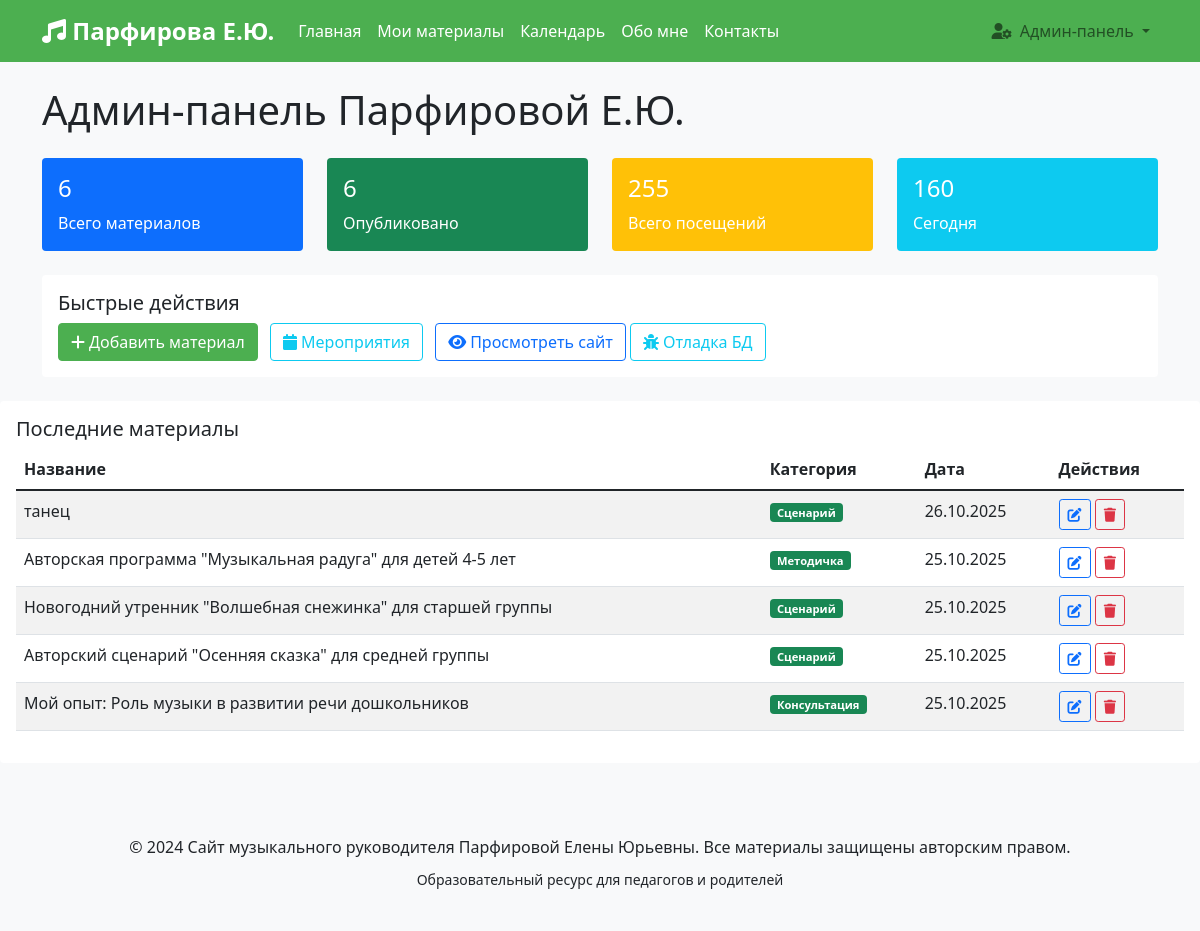
Page /admin (signed in) on the earlier database version.
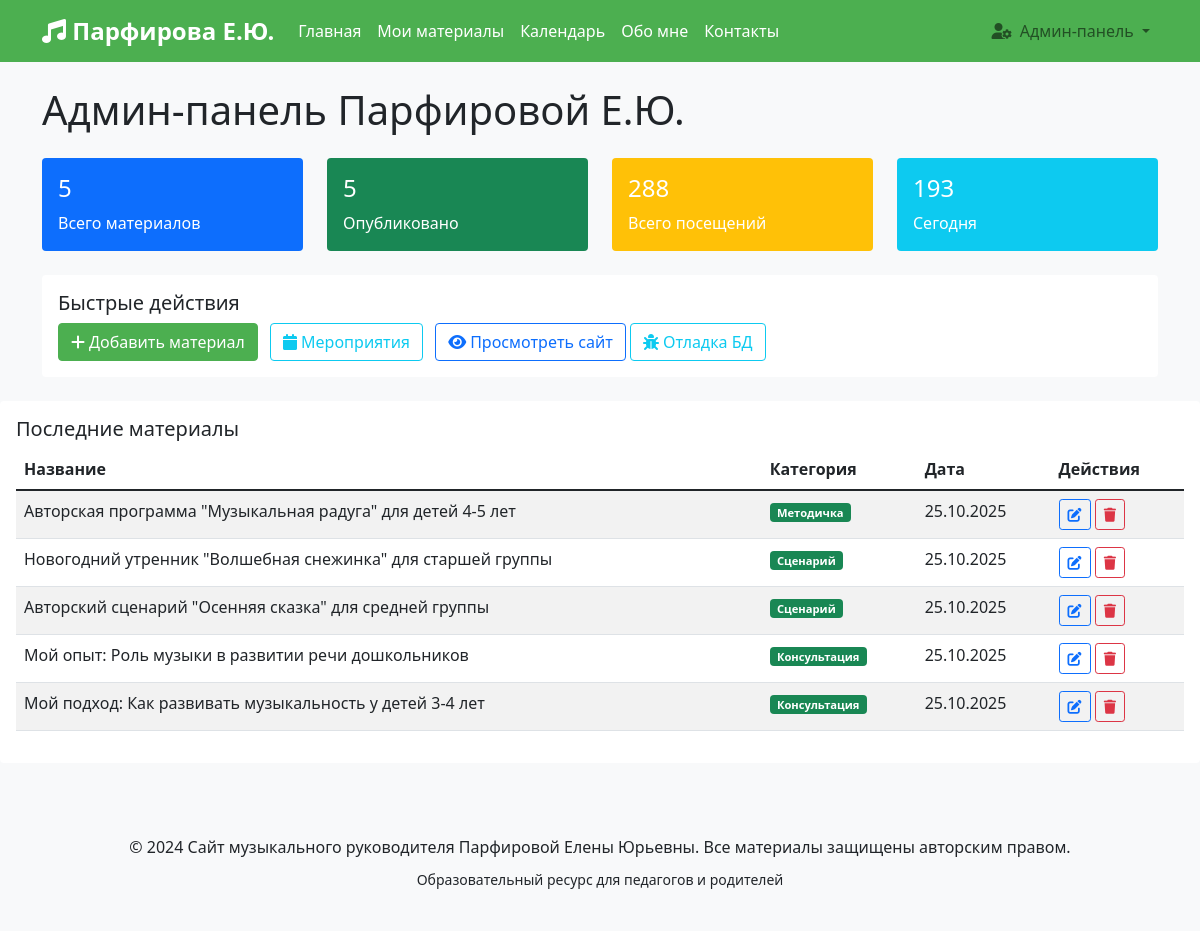
Same page on the later database version.
### models.py (models this page shows)
class Material(db.Model):
    id = db.Column(db.Integer, primary_key=True)
    title = db.Column(db.String(200), nullable=False)
    content = db.Column(db.Text, nullable=False)
    category = db.Column(db.String(50), nullable=False)
    target_audience = db.Column(db.String(50), nullable=False)
    created_date = db.Column(db.DateTime, nullable=False, default=lambda: datetime.now(timezone.utc))
    file_path = db.Column(db.String(300))
    is_published = db.Column(db.Boolean, default=True)

### app.py (the view)
@app.route('/admin')
@login_required
def admin_dashboard():
    stats = {
        'total_materials': Material.query.count(),
        'published_materials': Material.query.filter_by(is_published=True).count(),
        'total_visits': PageVisit.query.count(),
        'recent_visits': PageVisit.query.filter(
            PageVisit.visit_date >= datetime.now(timezone.utc).date()
        ).count()
    }
    recent_materials = Material.query.order_by(Material.created_date.desc()).limit(5).all()
    return render_template('admin/dashboard.html', stats=stats, recent_materials=recent_materials)

### app.py (called while the page is built)
@login_manager.user_loader
def load_user(user_id):
    return db.session.get(User, int(user_id))

### templates/admin/dashboard.html (shortened to what the changed rows need)
{% extends "base.html" %}
{% block content %}
<div class="container mt-4">
    <h1 class="mb-4">Админ-панель Парфировой Е.Ю.</h1>
    <div class="row mb-4">
        <div class="col-md-3">
            <div class="card text-white bg-primary">
                <div class="card-body">
                    <h4>{{ stats.total_materials }}</h4>
                    <p class="mb-0">Всего материалов</p>
                </div>
            </div>
        </div>
        <div class="col-md-3">
            <div class="card text-white bg-success">
                <div class="card-body">
                    <h4>{{ stats.published_materials }}</h4>
                    <p class="mb-0">Опубликовано</p>
                </div>
            </div>
        </div>
        <div class="col-md-3">
            <div class="card text-white bg-warning">
                <div class="card-body">
                    <h4>{{ stats.total_visits }}</h4>
                    <p class="mb-0">Всего посещений</p>
                </div>
            </div>
        </div>
        <div class="col-md-3">
            <div class="card text-white bg-info">
                <div class="card-body">
                    <h4>{{ stats.recent_visits }}</h4>
                    <p class="mb-0">Сегодня</p>
                </div>
            </div>
        </div>
    </div>
</div>
<div class="card">
    <div class="card-body">
        <div class="table-responsive">
            <table class="table table-striped">
                <thead>
                    <tr>
                        <th>Название</th>
                        <th>Категория</th>
                        <th>Дата</th>
                        <th>Действия</th>
                    </tr>
                </thead>
                <tbody>
                    {% for material in recent_materials %}
                    <tr>
                        <td>{{ material.title }}</td>
                        <td>
                            <span class="badge bg-success">
                                {% if material.category == 'consultation' %}Консультация
                                {% elif material.category == 'scenario' %}Сценарий
                                {% elif material.category == 'methodical' %}Методичка
                                {% else %}Статья{% endif %}
                            </span>
                        </td>
                        <td>{{ material.created_date.strftime('%d.%m.%Y') }}</td>
                        <td>
                            <a href="{{ url_for('edit_material', material_id=material.id) }}"
                                class="btn btn-sm btn-outline-primary">
                                <i class="fas fa-edit"></i>
                            </a>
                            <a href="{{ url_for('delete_material', material_id=material.id) }}"
                                class="btn btn-sm btn-outline-danger" onclick="return confirm('Удалить материал?')">
                                <i class="fas fa-trash"></i>
                            </a>
                        </td>
                    </tr>
                    {% endfor %}
                </tbody>
            </table>
        </div>
    </div>
</div>
{% endblock %}

Differences in the rows shown:
removed Material: title "танец", category "Сценарий", created_date "26.10.2025"
now on this page (row unchanged): Material: title "Мой подход: Как развивать музыкальность у детей 3-4 лет", category "Консультация", created_date "25.10.2025"
Other differences:
{{ stats.total_materials }}: "6" → "5"
{{ stats.published_materials }}: "6" → "5"
{{ stats.total_visits }}: "255" → "288"
{{ stats.recent_visits }}: "160" → "193"
